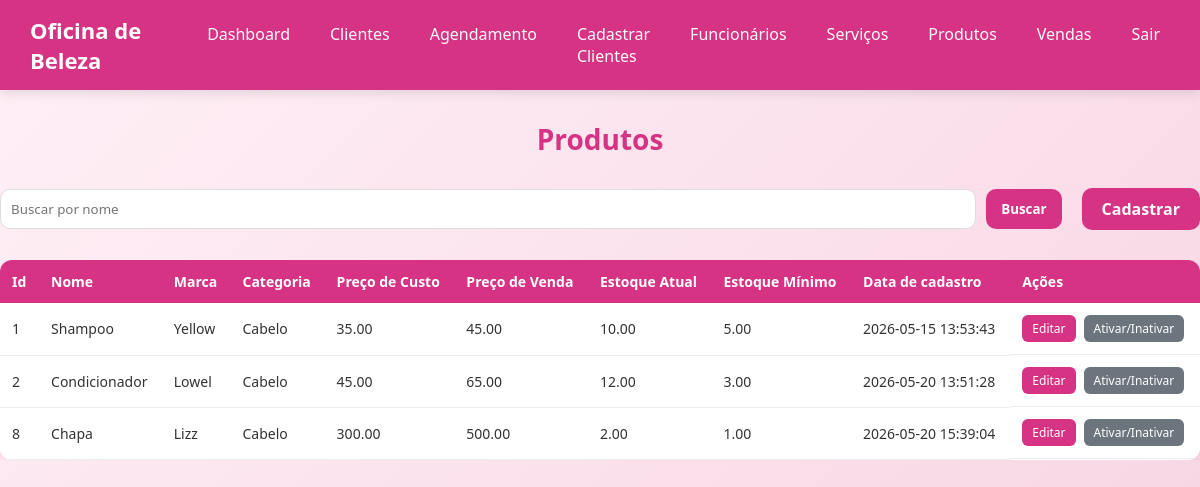
Screenshot of /produtos-lista.php with the database file from the repository.
### tables this page shows
CREATE TABLE IF NOT EXISTS `tb_produto` (
  `id` int(11) NOT NULL AUTO_INCREMENT,
  `nome` varchar(200) NOT NULL,
  `marca` varchar(200) NOT NULL,
  `categoria` enum('Cabelo','Unha','Estética') NOT NULL,
  `preco_custo` decimal(10,2) NOT NULL,
  `preco_venda` decimal(10,2) NOT NULL,
  `estoque_atual` decimal(10,2) NOT NULL,
  `estoque_minimo` decimal(10,2) NOT NULL,
  `data_cadastro` datetime NOT NULL DEFAULT current_timestamp(),
  `status` enum('ativo','inativo') NOT NULL DEFAULT 'ativo',
  PRIMARY KEY (`id`)
);

### produtos-lista.php (the view, shortened to what this page needs)
<?php
try {
    $conexao = new PDO("mysql:host=" . SERVIDOR . ";dbname=" . BANCO . ";charset=utf8", USUARIO, SENHA);
    $conexao->setAttribute(PDO::ATTR_ERRMODE, PDO::ERRMODE_EXCEPTION);
    $sql = "SELECT * FROM tb_produto";
    $comando = $conexao->prepare($sql);
    $comando->execute();
    $produtos = $comando->fetchAll(PDO::FETCH_ASSOC);
} catch (PDOException $erro) {
    echo "Erro ao conectar no banco de dados" . $erro->getMessage();
}
?>
<!DOCTYPE html>
<html lang="pt-br">
<head>
    <link rel="stylesheet" href="assets/css/style.css" />
    <link rel="stylesheet" href="assets/css/produto/produto.css">
</head>
<body>
    <?php require_once 'includes/header.php';
    ?>
    <main>
        <h1 class="titulo-pagina">Produtos</h1>
        <div class="top-actions">
            <div class="search-box">
                <input type="text" placeholder="Buscar por nome">
                <button class="btn buscar">Buscar</button>
            </div>
            <div class="action-buttons">
                <a href="produtos.php" class="btn">Cadastrar</a>
            </div>
        </div>
        <div class="table-container">
            <table>
                <thead>
                    <tr>
                        <th>Id</th>
                        <th>Nome</th>
                        <th>Marca</th>
                        <th>Categoria</th>
                        <th>Preço de Custo</th>
                        <th>Preço de Venda</th>
                        <th>Estoque Atual</th>
                        <th>Estoque Mínimo</th>
                        <th>Data de cadastro</th>
                        <th>Ações</th>
                    </tr>
                </thead>
                <?php
                foreach ($produtos as $produto):
                ?>
                    <tbody>
                        <tr>
                            <td><?php echo $produto['id']; ?></td>
                            <td><?php echo $produto['nome']; ?></td>
                            <td><?php echo $produto['marca']; ?></td>
                            <td><?php echo $produto['categoria']; ?></td>
                            <td><?php echo $produto['preco_custo']; ?></td>
                            <td><?php echo $produto['preco_venda']; ?></td>
                            <td><?php echo $produto['estoque_atual']; ?></td>
                            <td><?php echo $produto['estoque_minimo']; ?></td>
                            <td><?php echo $produto['data_cadastro']; ?></td>
                            <td class="acoes">
                                <a class="table-btn editar" href="editar-produtos.php?id=<?php echo $produto['id']; ?>">Editar</a>
                                <a href="#" class="table-btn status">Ativar/Inativar</a>
                            </td>
                        </tr>
                    </tbody>
                <?php
                endforeach;
                ?>
            </table>
        </div>
    </main>
</body>
</html>

### assets/css/style.css (style rules this page uses)
* { margin: 0; padding: 0; box-sizing: border-box; font-family: 'Segoe UI', Tahoma, Geneva, Verdana, sans-serif; }
body { background: linear-gradient(135deg, #fff0f6, #f8d7e5); color: #333; }

### assets/css/produto/produto.css (style rules this page uses)
.top-actions { max-width: 1200px; margin: 30px auto; display: flex; justify-content: space-between; align-items: center; gap: 20px; }
.search-box { display: flex; gap: 10px; flex: 1; }
.search-box input { flex: 1; padding: 10px; border-radius: 10px; border: 1px solid #ddd; outline: none; transition: 0.3s; }
.btn { padding: 10px 20px; background: #d63384; color: white; border: none; border-radius: 10px; text-decoration: none; cursor: pointer; font-weight: 600; transition: 0.3s; }
.btn.buscar { padding: 10px 15px; }
.action-buttons { display: flex; gap: 10px; }
.titulo-pagina { text-align: center; margin: 30px 0; color: #d63384; font-size: 28px; font-weight: bold; }
.table-container { max-width: 1200px; margin: 20px auto 40px auto; overflow-x: auto; }
table { width: 100%; border-collapse: collapse; background: #fff; border-radius: 12px; overflow: hidden; box-shadow: 0 8px 20px rgba(214, 51, 132, 0.1); }
table thead { background: #d63384; color: white; }
table th { padding: 12px; text-align: left; font-size: 14px; white-space: nowrap; }
table td { padding: 12px; border-bottom: 1px solid #eee; font-size: 14px; white-space: nowrap; }
.acoes { display: flex; gap: 8px; }
.table-btn { padding: 5px 10px; border-radius: 6px; font-size: 12px; text-decoration: none; color: white; transition: 0.3s; }
.table-btn.editar { background: #d63384; }
.table-btn.status { background: #6c757d; }

### rows the page displays
tb_produto: id "1", nome "Shampoo", marca "Yellow", categoria "Cabelo", preco_custo "35.00", preco_venda "45.00", estoque_atual "10.00", estoque_minimo "5.00", data_cadastro "2026-05-15 13:53:43"
tb_produto: id "2", nome "Condicionador", marca "Lowel", categoria "Cabelo", preco_custo "45.00", preco_venda "65.00", estoque_atual "12.00", estoque_minimo "3.00", data_cadastro "2026-05-20 13:51:28"
tb_produto: id "8", nome "Chapa", marca "Lizz", categoria "Cabelo", preco_custo "300.00", preco_venda "500.00", estoque_atual "2.00", estoque_minimo "1.00", data_cadastro "2026-05-20 15:39:04"
